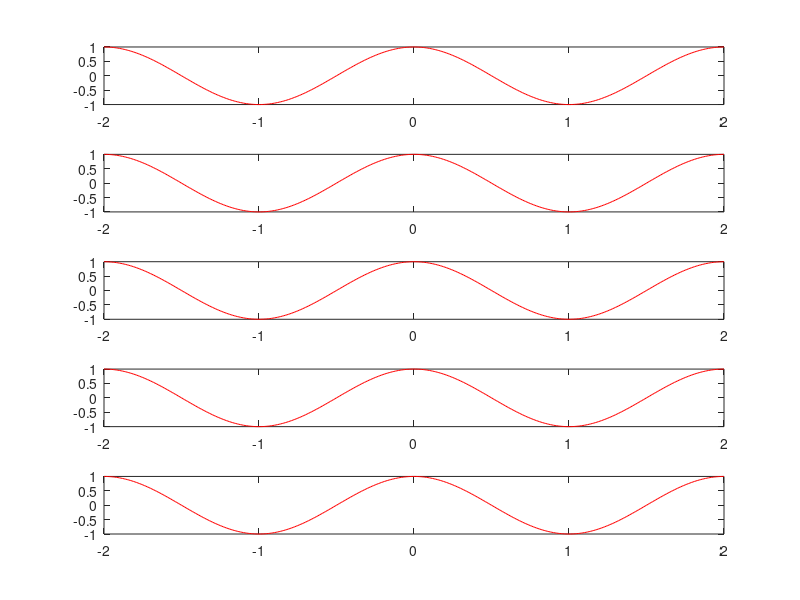

MATLAB code for this plot:

n=input("enter nuber of sinsodail:-")

t= -2:0.01:2
for i=1:n
x = cos(2*pi*0.5*t)
subplot(n,1,i)
plot(t,x,'-r');
end